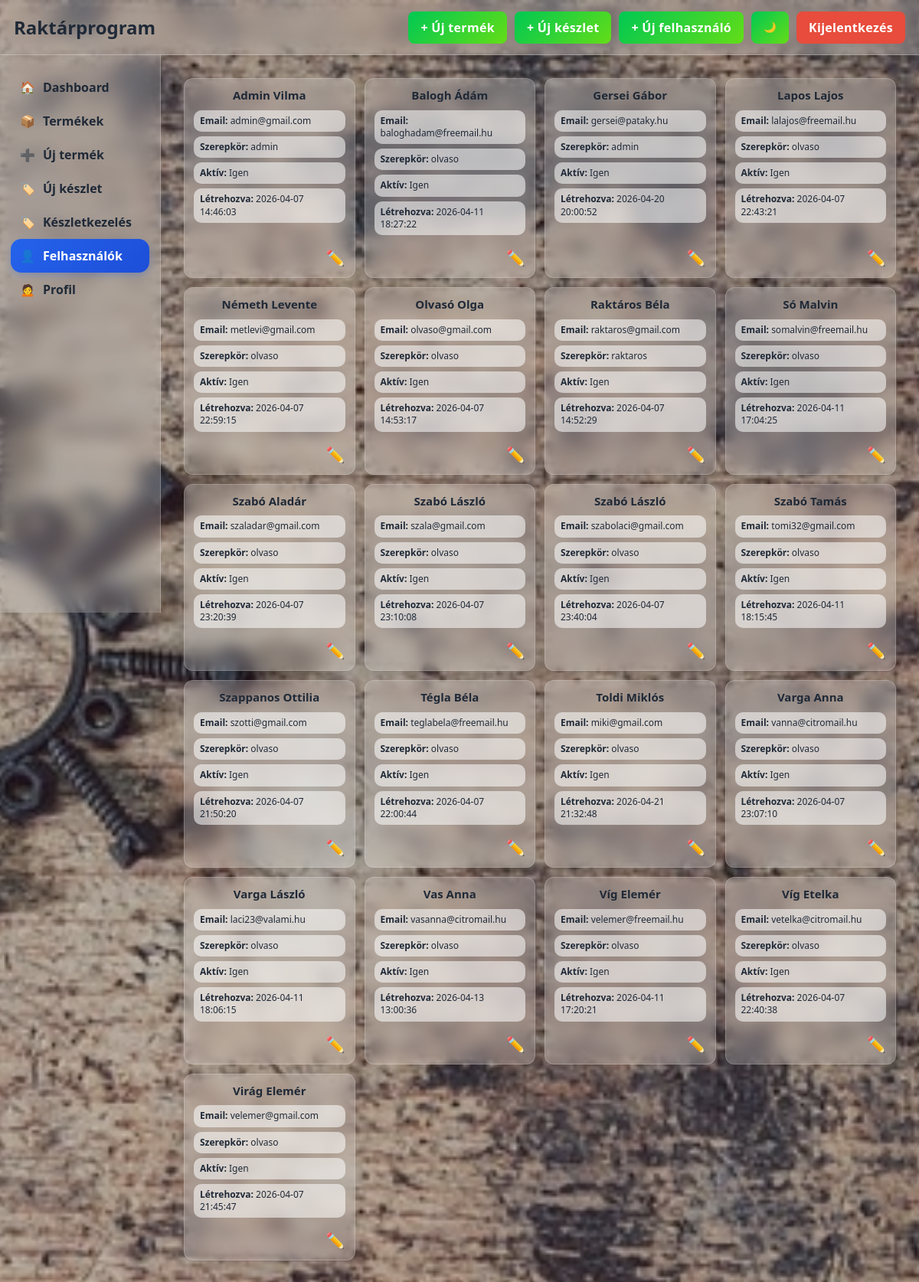
Screenshot of /raktarprogram/felhasznalok.php (signed in) with the database file from the repository.
### tables this page shows
CREATE TABLE `felhasznalo` (
  `felhasznalo_id` int(11) NOT NULL,
  `felhasznalonev` varchar(100) NOT NULL,
  `email` varchar(255) NOT NULL,
  `jelszo_hash` varchar(255) NOT NULL,
  `aktiv` tinyint(1) DEFAULT 1,
  `letrehozva` datetime DEFAULT current_timestamp()
);

CREATE TABLE `szerepkor` (
  `szerepkor_id` int(11) NOT NULL,
  `nev` varchar(50) NOT NULL
);

### raktarprogram/includes/auth.php (called while the page is built, shortened)
<?php
if (!function_exists('has_permission')) {
    function has_permission(string $permissionCode): bool
    {
        $permissions = $_SESSION['permissions'] ?? [];
        return is_array($permissions) && in_array($permissionCode, $permissions, true);
    }
}

### raktarprogram/felhasznalok.php (the view, shortened to what this page needs)
<?php
require_once 'includes/auth.php';
require_once 'includes/db.php';
include 'includes/header.php';
include 'includes/navbar.php';
$stmt = $pdo->query("
    SELECT
        f.felhasznalo_id,
        f.felhasznalonev,
        f.email,
        f.aktiv,
        f.letrehozva,
        sz.nev AS szerepkor
    FROM felhasznalo f
    LEFT JOIN felhasznalo_szerepkor fsz ON f.felhasznalo_id = fsz.felhasznalo_id
    LEFT JOIN szerepkor sz ON fsz.szerepkor_id = sz.szerepkor_id
    ORDER BY f.felhasznalonev ASC
");
$felhasznalok = $stmt->fetchAll();
?>
<div class="main-layout">
    <?php include 'includes/sidebar.php'; ?>
    <main class="content">
        <div class="mobile-product-list">
            <?php if (empty($felhasznalok)): ?>
                <div class="product-card">
                    <div class="product-card-body">
                        <h3 class="product-card-title">Nincs még felhasználó</h3>
                    </div>
                </div>
            <?php else: ?>
                <?php foreach ($felhasznalok as $f): ?>
                    <div class="product-card">
                        <div class="product-card-body">
                            <h3 class="product-card-title">
                                <?= htmlspecialchars($f['felhasznalonev'], ENT_QUOTES, 'UTF-8') ?>
                            </h3>
                            <div class="product-card-grid">
                                <p><strong>Email:</strong> <?= htmlspecialchars($f['email'], ENT_QUOTES, 'UTF-8') ?></p>
                                <p><strong>Szerepkör:</strong> <?= htmlspecialchars($f['szerepkor'] ?? '-', ENT_QUOTES, 'UTF-8') ?></p>
                                <p><strong>Aktív:</strong> <?= ((int)$f['aktiv'] === 1) ? 'Igen' : 'Nem' ?></p>
                                <p><strong>Létrehozva:</strong> <?= htmlspecialchars((string)($f['letrehozva'] ?? '-'), ENT_QUOTES, 'UTF-8') ?></p>
                            </div>
                            <div class="card-actions">
                                <a href="felhasznalo_szerkesztes.php?id=<?= (int)$f['felhasznalo_id'] ?>" class="edit-btn" aria-label="Szerkesztés">✏️</a>
                            </div>
                        </div>
                    </div>
                <?php endforeach; ?>
            <?php endif; ?>
        </div>
    </main>
</div>
<?php include 'includes/footer.php'; ?>

### raktarprogram/includes/header.php (shortened to what this page needs)
<!DOCTYPE html>
<html lang="hu">
<head>
    <link rel="stylesheet" href="assets/css/style.css">
    <link rel="stylesheet" href="assets/css/responsive.css">
    <link rel="stylesheet" href="assets/css/login.css">
</head>
<body>

### raktarprogram/includes/navbar.php (shortened to what this page needs)
<?php
$currentPage = basename($_SERVER['PHP_SELF']);
?>
<div class="navbar">
    <h1>Raktárprogram</h1>
    <div class="nav-right">
        <?php if (has_permission('TERMEK_KEZEL') && $currentPage !== 'uj_termek.php'): ?>
            <a href="uj_termek.php" class="btn">+ Új termék</a>
        <?php endif; ?>
        <?php if (has_permission('RAKTARKESZLET_KEZEL') && $currentPage !== 'uj_keszlet.php'): ?>
            <a href="uj_keszlet.php" class="btn">+ Új készlet</a>
        <?php endif; ?>
        <?php if (has_permission('FELHASZNALO_KEZEL') && $currentPage !== 'uj_felhasznalo.php'): ?>
            <a href="uj_felhasznalo.php" class="btn">+ Új felhasználó</a>
        <?php endif; ?>
        <button type="button" id="darkToggle" class="btn">🌙</button>
        <a href="logout.php" class="btn cancel">Kijelentkezés</a>
    </div>
</div>

### raktarprogram/includes/sidebar.php (shortened to what this page needs)
<?php
$currentPage = basename($_SERVER['PHP_SELF'] ?? '');
function isSidebarActive(array $pages, string $currentPage): string
{
    return in_array($currentPage, $pages, true) ? 'active' : '';
}
$canViewProducts = function_exists('has_permission') ? has_permission('TERMEK_OLVAS') : false;
$canManageProducts = function_exists('has_permission') ? has_permission('TERMEK_KEZEL') : false;
$canManageStock = function_exists('has_permission') ? has_permission('RAKTARKESZLET_KEZEL') : false;
$canManageUsers = function_exists('has_permission') ? has_permission('FELHASZNALO_KEZEL') : false;
?>
<div class="sidebar">
    <ul>
        <li class="<?= isSidebarActive(['index.php'], $currentPage) ?>">
            <a href="index.php" style="display:flex;align-items:center;gap:10px;width:100%;text-decoration:none;color:inherit;">
                <span class="nav-icon">🏠</span>
                <span class="nav-text">Dashboard</span>
            </a>
        </li>
        <?php if ($canViewProducts): ?>
            <li class="<?= isSidebarActive(['termekek.php', 'termek_reszletek.php', 'termek_szerkesztes.php'], $currentPage) ?>">
                <a href="termekek.php" style="display:flex;align-items:center;gap:10px;width:100%;text-decoration:none;color:inherit;">
                    <span class="nav-icon">📦</span>
                    <span class="nav-text">Termékek</span>
                </a>
            </li>
        <?php endif; ?>
        <?php if ($canManageProducts): ?>
            <li class="<?= isSidebarActive(['uj_termek.php'], $currentPage) ?>">
                <a href="uj_termek.php" style="display:flex;align-items:center;gap:10px;width:100%;text-decoration:none;color:inherit;">
                    <span class="nav-icon">➕</span>
                    <span class="nav-text">Új termék</span>
                </a>
            </li>
        <?php endif; ?>
        <?php if ($canManageStock): ?>
            <li class="<?= isSidebarActive(['uj_keszlet.php', 'keszlet_szerkesztes.php'], $currentPage) ?>">
                <a href="uj_keszlet.php" style="display:flex;align-items:center;gap:10px;width:100%;text-decoration:none;color:inherit;">
                    <span class="nav-icon">🏷️</span>
                    <span class="nav-text">Új készlet</span>
                </a>
            </li>
        <?php endif; ?>
        <?php if ($canManageStock): ?>
            <li class="<?= isSidebarActive(['termekek.php', 'termek_reszletek.php', 'termek_szerkesztes.php'], $currentPage) ?>">
                <a href="termekek.php?mode=out" style="display:flex;align-items:center;gap:10px;width:100%;text-decoration:none;color:inherit;">
                    <span class="nav-icon">🏷️</span>
                    <span class="nav-text">Készletkezelés</span>
                </a>
            </li>
        <?php endif; ?>
        <?php if ($canManageUsers): ?>
            <li class="<?= isSidebarActive(['felhasznalok.php', 'uj_felhasznalo.php', 'felhasznalo_szerkesztes.php'], $currentPage) ?>">
                <a href="felhasznalok.php" style="display:flex;align-items:center;gap:10px;width:100%;text-decoration:none;color:inherit;">
                    <span class="nav-icon">👤</span>
                    <span class="nav-text">Felhasználók</span>
                </a>
            </li>
        <?php endif; ?>
            <li class="<?= isSidebarActive(['profil.php', 'jelszocsere.php'], $currentPage) ?>">
                <a href="profil.php" style="display:flex;align-items:center;gap:10px;width:100%;text-decoration:none;color:inherit;">
                    <span class="nav-icon">🙍</span>
                    <span class="nav-text">Profil</span>
                </a>
            </li>
    </ul>
</div>

### raktarprogram/includes/footer.php (shortened to what this page needs)
</body>
</html>

### raktarprogram/assets/css/style.css (style rules this page uses)
* { margin: 0; padding: 0; box-sizing: border-box; }
body { font-family: 'Segoe UI', Arial, sans-serif; color: #2f3640; background: linear-gradient(rgba(0, 0, 0, 0.22), rgba(0, 0, 0, 0.22)), url('/VizsgaPHP/raktarprogram/assets/images/all-bg.jpg') center center / cover no-repeat fixed; }
.navbar { display: flex; justify-content: space-between; align-items: center; gap: 16px; width: 100%; min-height: 72px; padding: 14px 18px; background: rgba(255, 255, 255, 0.2); backdrop-filter: blur(12px); -webkit-backdrop-filter: blur(12px); border-bottom: 1px solid rgba(255, 255, 255, 0.28); box-shadow: 0 4px 14px rgba(0, 0, 0, 0.06); position: sticky; top: 0; z-index: 1000; }
.navbar h1 { margin: 0; font-size: 24px; line-height: 1; color: #1f2937; white-space: nowrap; flex-shrink: 0; }
.nav-right { display: flex; align-items: center; gap: 10px; flex-wrap: nowrap; margin-left: auto; }
.nav-right .btn, .nav-right a { height: 42px; padding: 0 16px; display: inline-flex; align-items: center; justify-content: center; white-space: nowrap; }
.sidebar { width: 235px; min-width: 235px; flex-shrink: 0; padding: 20px 14px; background: rgba(255, 255, 255, 0.2); backdrop-filter: blur(12px); -webkit-backdrop-filter: blur(12px); border-right: 1px solid rgba(255, 255, 255, 0.22); position: sticky; top: 72px; height: calc(100vh - 72px); overflow-y: auto; overflow-x: hidden; z-index: 1000; transition: width 0.25s ease, min-width 0.25s ease, padding 0.25s ease; }
.sidebar ul { list-style: none; width: 100%; }
.sidebar li { display: flex; align-items: center; gap: 10px; width: 100%; min-width: 0; padding: 11px 12px; border-radius: 14px; cursor: pointer; color: #1f2937; font-weight: 700; transition: 0.2s ease; white-space: normal; overflow: hidden; }
.nav-text { display: block; min-width: 0; white-space: normal; overflow-wrap: anywhere; word-break: break-word; line-height: 1.25; }
.sidebar li.active { background: linear-gradient(135deg, #2563eb, #1d4ed8); color: #ffffff; font-weight: 600; box-shadow: 0 4px 10px rgba(37, 99, 235, 0.25); }
.nav-icon { font-size: 16px; flex-shrink: 0; width: 20px; text-align: center; display: inline-block; }
.main-layout { display: flex; width: 100%; min-height: calc(100vh - 72px); }
.content { flex: 1; min-width: 0; padding: 30px; }
.btn { display: inline-block; background: linear-gradient(135deg, #00c853, #64dd17); color: white; border: none; border-radius: 8px; text-decoration: none; cursor: pointer; font-weight: 600; letter-spacing: 0.3px; transition: 0.2s ease; }
.cancel { background: #e74c3c; }
.edit-btn { color: #f59e0b; text-decoration: none; font-size: 20px; transition: 0.2s ease; }
.mobile-product-list { display: grid; grid-template-columns: repeat(auto-fit, minmax(220px, 1fr)); gap: 16px; min-width: 0; }
.product-card { min-width: 0; box-sizing: border-box; overflow: hidden; margin-bottom: 0; padding: 14px; background: rgba(255, 255, 255, 0.2); backdrop-filter: blur(10px); -webkit-backdrop-filter: blur(10px); border: 1px solid rgba(255, 255, 255, 0.18); border-radius: 16px; box-shadow: 0 8px 22px rgba(0, 0, 0, 0.12); display: flex; flex-direction: column; height: 100%; }
.product-card-body { display: flex; flex-direction: column; gap: 10px; min-width: 0; flex: 1; }
.product-card-title { margin: 0; font-size: 16px; font-weight: 700; text-align: center; color: #1f2937; line-height: 1.25; }
.product-card-grid { display: grid; gap: 6px; min-width: 0; }
.product-card-grid p { margin: 0; padding: 7px 9px; font-size: 12px; line-height: 1.35; color: #1f2937; background: rgba(255, 255, 255, 0.55); border-radius: 10px; word-break: break-word; }
.card-actions { display: flex; justify-content: flex-end; gap: 10px; padding-top: 6px; margin-top: auto; flex-wrap: wrap; }

### raktarprogram/assets/css/responsive.css (style rules this page uses)
@media (max-width: 1400px) { .mobile-product-list { grid-template-columns: repeat(auto-fit, minmax(210px, 1fr)); gap: 14px; } }
@media (max-width: 1200px) { .mobile-product-list { grid-template-columns: repeat(auto-fit, minmax(200px, 1fr)); gap: 12px; } }
@media (max-width: 1200px) { .sidebar { width: 210px; min-width: 210px; } }
@media (max-width: 1200px) { .product-card { padding: 12px; border-radius: 12px; } }
@media (max-width: 1200px) { .product-card-title { font-size: 15px; } }
@media (max-width: 1200px) { .product-card-grid p, .product-card-note { font-size: 12px; padding: 6px 8px; } }

### rows the page displays
felhasznalo: felhasznalonev "Admin Vilma", email "admin@gmail.com", szerepkor.nev "admin", aktiv "Igen", letrehozva "2026-04-07 14:46:03"
felhasznalo: felhasznalonev "Balogh Ádám", email "baloghadam@freemail.hu", szerepkor.nev "olvaso", aktiv "Igen", letrehozva "2026-04-11 18:27:22"
felhasznalo: felhasznalonev "Gersei Gábor", email "gersei@pataky.hu", szerepkor.nev "admin", aktiv "Igen", letrehozva "2026-04-20 20:00:52"
felhasznalo: felhasznalonev "Lapos Lajos", email "lalajos@freemail.hu", szerepkor.nev "olvaso", aktiv "Igen", letrehozva "2026-04-07 22:43:21"
felhasznalo: felhasznalonev "Németh Levente", email "metlevi@gmail.com", szerepkor.nev "olvaso", aktiv "Igen", letrehozva "2026-04-07 22:59:15"
felhasznalo: felhasznalonev "Olvasó Olga", email "olvaso@gmail.com", szerepkor.nev "olvaso", aktiv "Igen", letrehozva "2026-04-07 14:53:17"
felhasznalo: felhasznalonev "Raktáros Béla", email "raktaros@gmail.com", szerepkor.nev "raktaros", aktiv "Igen", letrehozva "2026-04-07 14:52:29"
felhasznalo: felhasznalonev "Só Malvin", email "somalvin@freemail.hu", szerepkor.nev "olvaso", aktiv "Igen", letrehozva "2026-04-11 17:04:25"
felhasznalo: felhasznalonev "Szabó Aladár", email "szaladar@gmail.com", szerepkor.nev "olvaso", aktiv "Igen", letrehozva "2026-04-07 23:20:39"
felhasznalo: felhasznalonev "Szabó László", email "szala@gmail.com", szerepkor.nev "olvaso", aktiv "Igen", letrehozva "2026-04-07 23:10:08"
felhasznalo: felhasznalonev "Szabó László", email "szabolaci@gmail.com", szerepkor.nev "olvaso", aktiv "Igen", letrehozva "2026-04-07 23:40:04"
felhasznalo: felhasznalonev "Szabó Tamás", email "tomi32@gmail.com", szerepkor.nev "olvaso", aktiv "Igen", letrehozva "2026-04-11 18:15:45"
felhasznalo: felhasznalonev "Szappanos Ottilia", email "szotti@gmail.com", szerepkor.nev "olvaso", aktiv "Igen", letrehozva "2026-04-07 21:50:20"
felhasznalo: felhasznalonev "Tégla Béla", email "teglabela@freemail.hu", szerepkor.nev "olvaso", aktiv "Igen", letrehozva "2026-04-07 22:00:44"
felhasznalo: felhasznalonev "Toldi Miklós", email "miki@gmail.com", szerepkor.nev "olvaso", aktiv "Igen", letrehozva "2026-04-21 21:32:48"
felhasznalo: felhasznalonev "Varga Anna", email "vanna@citromail.hu", szerepkor.nev "olvaso", aktiv "Igen", letrehozva "2026-04-07 23:07:10"
felhasznalo: felhasznalonev "Varga László", email "laci23@valami.hu", szerepkor.nev "olvaso", aktiv "Igen", letrehozva "2026-04-11 18:06:15"
felhasznalo: felhasznalonev "Vas Anna", email "vasanna@citromail.hu", szerepkor.nev "olvaso", aktiv "Igen", letrehozva "2026-04-13 13:00:36"
felhasznalo: felhasznalonev "Víg Elemér", email "velemer@freemail.hu", szerepkor.nev "olvaso", aktiv "Igen", letrehozva "2026-04-11 17:20:21"
felhasznalo: felhasznalonev "Víg Etelka", email "vetelka@citromail.hu", szerepkor.nev "olvaso", aktiv "Igen", letrehozva "2026-04-07 22:40:38"
felhasznalo: felhasznalonev "Virág Elemér", email "velemer@gmail.com", szerepkor.nev "olvaso", aktiv "Igen", letrehozva "2026-04-07 21:45:47"
